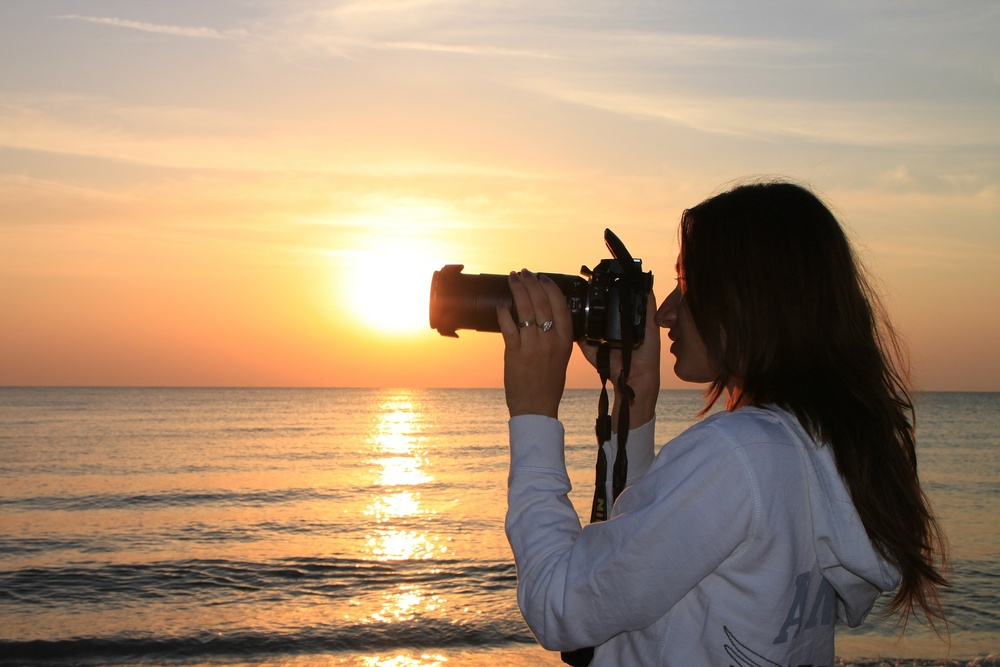
#> input picture dire.jpg, 1000 x 667 px, shrunk from 1920 x 1280 before the run
$ python teste.py
#> lines starting #> are read from the running program, lines starting #| are printed output that depends on the picture; after the words box and inside, x2 and y2 are one past the last pixel; in counts of white or black regions, pixels touching at a corner belong together
#!/usr/bin/env python
import numpy as np
import cv2


img1 = cv2.imread ('dire.jpg')
#> img1 is the input picture: shape (667, 1000, 3); mean B, G, R 115.6, 142.8, 168.3

print('Largura em pixels: ', end='')
print(img1.shape[1]) #largura da imagem
#| 1000
print('Altura em pixels: ', end='')
print(img1.shape[1]) #altura da imagem
#| 1000
#print('Qtde de canais: ', end='')
#print(imagem.shape[2])
cv2.imshow('original', img1)
(r,g,b) = img1[1,1]
#> r = 160; g = 160; b = 166
#Pegar cor de um pixel
print("Verde é %d, vermelho é %d e azul é %d" %(g,r,b))
#| Verde é 160, vermelho é 160 e azul é 166
#Converter para cinza
#cinza = cv2.cvcolor(img1, color_rgb2gray)

#cinza = cv2.cvcolor(img1, color_rgb2gray)
#cv2.imshow('cinza', cinza)
#Mudando valor de um pixel
img1[0,0] = (10,200,30)
#> img1: shape (667, 1000, 3); under 0.01% of pixels changed, all inside (x1, y1, x2, y2) = (0, 0, 1, 1)
#recortar imagem
fatia = img1[10:100,30:200]
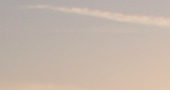
#> fatia: shape (90, 170, 3); mean B, G, R 170.3, 181.9, 196.6
cv2.waitKeyEx()
